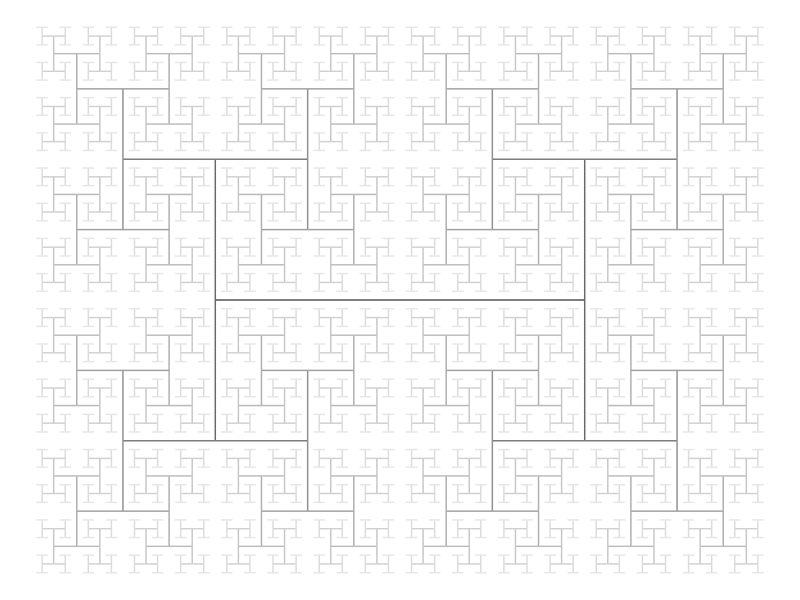
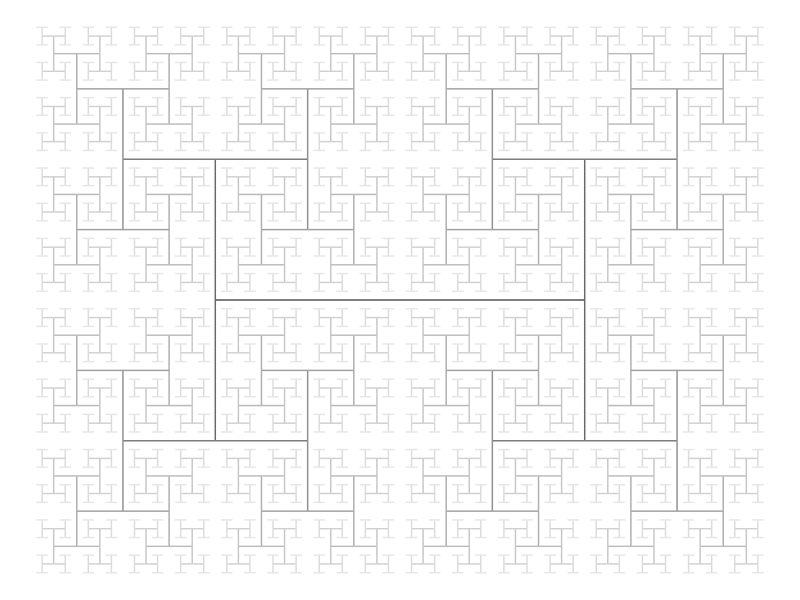

The R source for these figures, in order:
#!/usr/bin/env Rscript
# Your code starts here

# libraries
library(tidyverse)
# H-Fractal Parameters
p <- 10 ## Number of iterations
a <- 1 / sqrt(2) ## Shortening parameter

# Define horizontal starting line
h_fractal <- data.frame(x1 = -1,
                        y1 = 0,
                        x2 = 1,
                        y2 = 0,
                        m = 0)
# Generate coordinates (each line on a row)
for (m in 1:p) {
  ## Flip direction
  dx <- (m - 1) %% 2
  dy <- m %% 2
  # Previous and current line numbers
  i <- (2^(m - 1)):(2^m - 1)
  j <- (2^m):(2^(m + 1) - 1)
  ## Calculate coordinates
  h_fractal[j, "x1"] <- c(h_fractal[i, "x1"] - dx * a^m, h_fractal[i, "x2"] - dx * a^m)
  h_fractal[j, "x2"] <- c(h_fractal[i, "x1"] + dx * a^m, h_fractal[i, "x2"] + dx * a^m)
  h_fractal[j, "y1"] <- c(h_fractal[i, "y1"] - dy * a^m, h_fractal[i, "y2"] - dy * a^m)
  h_fractal[j, "y2"] <- c(h_fractal[i, "y1"] + dy * a^m, h_fractal[i, "y2"] + dy * a^m)
  ## Set line property
  h_fractal[j, "m"] <- m
}
# Plot
h_fractal %>% ggplot() + 
  aes(x = x1, y = y1, xend = x2, yend = y2, col = m) +
  geom_segment(size = .5) +
  scale_size(guide = NULL) +
  scale_colour_gradientn(colours = gray.colors(p), guide = NULL) + 
  theme_void() 

# Your code ends here
ggsave(filename = commandArgs(trailingOnly = TRUE)[1])
